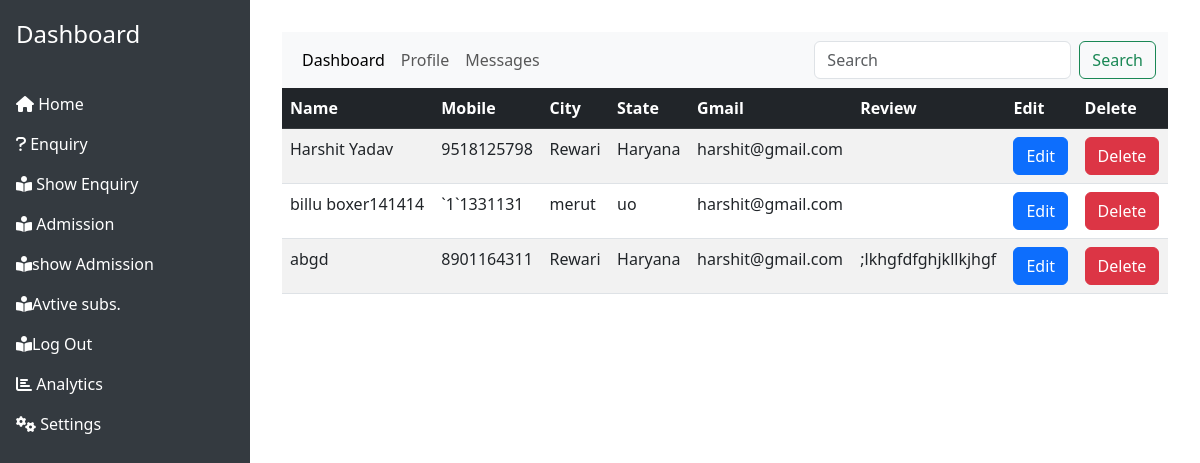
The page /showenquiry.php (signed in) on the database its author committed.
### tables this page shows
CREATE TABLE `enquiry` (
  `id` int(11) NOT NULL,
  `name` varchar(30) DEFAULT NULL,
  `mobileno` varchar(10) DEFAULT NULL,
  `city` varchar(30) DEFAULT NULL,
  `state` varchar(30) DEFAULT NULL,
  `gmail` varchar(30) DEFAULT NULL,
  `review` varchar(30) DEFAULT NULL
);

### dao.php (called while the page is built, shortened)
<?php
$servername = "localhost";
$username = "root";
$password = "";
$dbname = "lib";
$conn = mysqli_connect($servername, $username, $password, $dbname);
function query($sql)
{
    global $conn;
    $result = mysqli_query($conn, $sql);
    return $result;
}
function fetchAll($result)
{
    $rows = array();
    while ($row = mysqli_fetch_assoc($result)) {
        $rows[] = $row;
    }
    return $rows;
}
function selectall($table)
{
    $sql = "select * from $table";
    $result = query($sql);
    return $rows = fetchAll($result);
}

### showenquiry.php (the view, shortened to what this page needs)
<?php
if(isset($_SESSION['people'])){
?>
<?php require_once('dao.php'); ?>
<?php require_once('header.php'); ?>
<div class="table-responsive ">
    <table class="table table-striped table-hover">
        <thead>
            <tr class="table table-dark ">
                <th>Name</th>
                <th>Mobile</th>
                <th>City</th>
                <th>State</th>
                <th>Gmail</th>
                <th>Review</th>
                <th>Edit</th>
                <th>Delete</th>
            </tr>
        </thead>
        <tbody>
            <?php
            $table = "enquiry";
            $rows=selectall($table);
            for($i=0;$i<count($rows);$i++){
            ?>
            <tr>
                <td><?php echo $rows[$i]['name'];?></td>
                <td><?php echo $rows[$i]['mobileno'];?></td>
                <td><?php echo $rows[$i]['city'];?></td>
                <td><?php echo $rows[$i]['state'];?></td>
                <td><?php echo $rows[$i]['gmail'];?></td>
                <td><?php echo $rows[$i]['review'];?></td>
                <td><a href="edit_enquiry.php?edit=<?php echo $rows[$i]['id'];?>" class="btn btn-primary " >Edit</a></td>
                <td><a href="enquiry_controller.php?delete=<?php echo $rows[$i]['id'];?>" class="btn btn-danger" >Delete</a></td>
            </tr>
            <?php }?>
        </tbody>
    </table>
</div>
<?php require_once('footer.php');?>
<?php
}else{
  header("location:login.php?error=please login first");
}
?>

### rows shown on the page
enquiry: name "Harshit Yadav", mobileno "9518125798", city "Rewari", state "Haryana", gmail "harshit@gmail.com"
enquiry: name "billu boxer141414", mobileno "`1`1331131", city "merut", state "uo", gmail "harshit@gmail.com"
enquiry: name "abgd", mobileno "8901164311", city "Rewari", state "Haryana", gmail "harshit@gmail.com", review ";lkhgfdfghjkllkjhgf"
